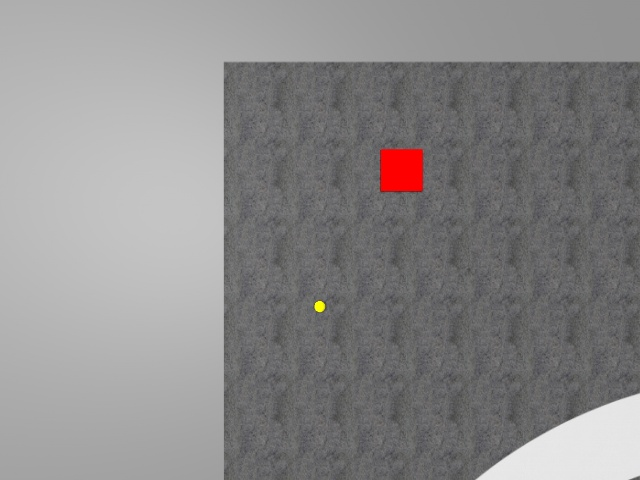
#> input picture images/image0.jpeg, 640 x 480 px, found by its file name; its folder holds only this picture in this run
$ python 2-analyze-aerial-images.py   (Python 2 division)
#> lines starting #> are read from the running program, lines starting #| are printed output that depends on the picture; after the words box and inside, x2 and y2 are one past the last pixel; in counts of white or black regions, pixels touching at a corner belong together

import re
import os

import cv2
import matplotlib.pyplot as plt
import numpy as np


def identinfy_shape (area):
	if (area >= 1300 and area <=2000):
		return 'square'
	elif (area >=600 and area <=850):
		return 'large_circle'
	elif (area >=35 and area <=70):
		return 'small_circle'
	elif (area >=250 and area <=450):
		return 'rectangle'
	else:
		return 'unknown'
lower_red=np.array([0, 200, 200])
upper_red=np.array([10, 255, 255])

lower_green=np.array([50, 200 ,200])
upper_green=np.array([70, 255, 255])

lower_blue=np.array([110,200,200])
upper_blue=np.array([130,255,255])

lower_yellow=np.array([20, 200, 200])
upper_yellow=np.array([40, 255, 255])

lower_cyan=np.array([80, 200 ,200])
upper_cyan=np.array([100, 255, 255])

lower_magenta=np.array([140,200,200])
upper_magenta=np.array([160,255,255])

lower_orange=np.array([10, 200, 200])
upper_orange=np.array([19, 255, 255])

f=open('/home/kuri/catkin_ws/src/graph_slam/IOfiles/analysis.txt','w')

images_list= os.listdir("/home/kuri/catkin_ws/src/graph_slam/images/")
positions=[]
for image in images_list:
	patch=cv2.imread("/home/kuri/catkin_ws/src/graph_slam/images/"+str(image))
#> patch is the input picture: shape (480, 640, 3); mean B, G, R 137.2, 136.9, 138.5
	hsv=cv2.cvtColor(patch, cv2.COLOR_BGR2HSV)
#> hsv: shape (480, 640, 3); mean H, S, V 30.4, 3.4, 138.9
	match = re.match(r"([a-z]+)([0-9]+)", image, re.I)
	if match:
	    	items = match.groups()
		print items
		imageID=items[1]
		centroids=[]
		mask_blue=cv2.inRange(hsv, lower_blue, upper_blue)
#> mask_blue: shape (480, 640); every value is 0
		_,mask_blue = cv2.threshold(mask_blue,0,255,cv2.THRESH_OTSU)
		h, w = mask_blue.shape[:2]
#> h = 480; w = 640
		contours0, hierarchy = cv2.findContours( mask_blue.copy(), cv2.RETR_LIST, cv2.CHAIN_APPROX_NONE)
#> contours0 = []
		moments  = [cv2.moments(cnt) for cnt in contours0]
#> moments = []
		areas = [cv2.contourArea(cnt) for cnt in contours0]
#> areas = []
		centroids=[]
		for m in moments:
			if (m['m00']!=0):
				centroids.append ([int(round(m['m10']/m['m00'])),int(round(m['m01']/m['m00'])) ])
			else:
				centroids.append ([0,0])
#> this loop made 0 passes
#> after the loop, centroids = []
		for i in range (len(areas)):
			if (areas[i])>20:
				f.write(imageID+'\tblue\t'+ str(areas[i])+ '\t'+str(centroids[i][0])+ '\t'+str(centroids[i][1])+ '\t'+ identinfy_shape(areas[i])+ '\n')
		centroids=[]
		mask_green=cv2.inRange(hsv, lower_green, upper_green)
		_,mask_green = cv2.threshold(mask_green,0,255,cv2.THRESH_OTSU)
		h, w = mask_green.shape[:2]
		contours0, hierarchy = cv2.findContours(mask_green.copy(), cv2.RETR_LIST, cv2.CHAIN_APPROX_NONE)
		moments  = [cv2.moments(cnt) for cnt in contours0]
		areas = [cv2.contourArea(cnt) for cnt in contours0]
		centroids=[]
		for m in moments:
			if (m['m00']!=0):
				centroids.append ([int(round(m['m10']/m['m00'])),int(round(m['m01']/m['m00'])) ])
			else:
				centroids.append ([0,0])
		for i in range (len(areas)):
			if (areas[i])>20:
				f.write(imageID+'\tgreen\t'+ str(areas[i])+ '\t'+str(centroids[i][0])+ '\t'+str(centroids[i][1])+ '\t'+ identinfy_shape(areas[i])+'\n')
		centroids=[]
		mask_orange=cv2.inRange(hsv, lower_orange, upper_orange)
		_,mask_orange = cv2.threshold(mask_orange,0,255,cv2.THRESH_OTSU)
		h, w = mask_orange.shape[:2]

		contours0, hierarchy = cv2.findContours( mask_orange.copy(), cv2.RETR_LIST, cv2.CHAIN_APPROX_NONE)
		moments  = [cv2.moments(cnt) for cnt in contours0]
		areas = [cv2.contourArea(cnt) for cnt in contours0]
		for m in moments:
			if (m['m00']!=0):
				centroids.append ([int(round(m['m10']/m['m00'])),int(round(m['m01']/m['m00'])) ])
			else:
				centroids.append ([0,0])
		for i in range (len(areas)):
			if (areas[i])>20:
				f.write(imageID+'\torange\t'+ str(areas[i])+ '\t'+str(centroids[i][0])+ '\t'+str(centroids[i][1])+ '\t'+ identinfy_shape(areas[i])+'\n')
		centroids=[]
		mask_yellow=cv2.inRange(hsv, lower_yellow, upper_yellow)
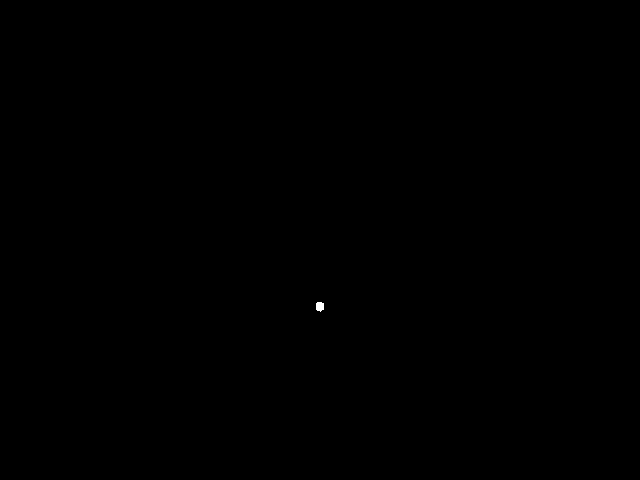
#> mask_yellow: shape (480, 640); 0.02% white; 1 white region
		_,mask_yellow = cv2.threshold(mask_yellow,0,255,cv2.THRESH_OTSU)
		h, w = mask_yellow.shape[:2]
		contours0, hierarchy = cv2.findContours( mask_yellow.copy(), cv2.RETR_LIST, cv2.CHAIN_APPROX_NONE)
#> contours0 = 1 contour; box (x1, y1, x2, y2) and area: (316, 302, 324, 312) 53
		moments  = [cv2.moments(cnt) for cnt in contours0]
#> moments = 1 item
		areas = [cv2.contourArea(cnt) for cnt in contours0]
#> areas = [53]
		for m in moments:
			if (m['m00']!=0):
				centroids.append ([int(round(m['m10']/m['m00'])),int(round(m['m01']/m['m00'])) ])
			else:
				centroids.append ([0,0])
#> this loop made 1 pass
#> after the loop, centroids = [[319, 306]]
		for i in range (len(areas)):
			if (areas[i])>20:
				f.write(imageID+'\tyellow\t'+ str(areas[i])+ '\t'+str(centroids[i][0])+ '\t'+str(centroids[i][1])+ '\t'+ identinfy_shape(areas[i])+'\n')
		centroids=[]
		mask_magenta=cv2.inRange(hsv, lower_magenta, upper_magenta)
		_,mask_magenta = cv2.threshold(mask_magenta,0,255,cv2.THRESH_OTSU)
		h, w = mask_magenta.shape[:2]
		contours0, hierarchy = cv2.findContours( mask_magenta.copy(), cv2.RETR_LIST, cv2.CHAIN_APPROX_NONE)
#> contours0 = []
		moments  = [cv2.moments(cnt) for cnt in contours0]
#> moments = []
		areas = [cv2.contourArea(cnt) for cnt in contours0]
#> areas = []
		for m in moments:
			if (m['m00']!=0):
				centroids.append ([int(round(m['m10']/m['m00'])),int(round(m['m01']/m['m00'])) ])
			else:
				centroids.append ([0,0])
#> after the loop, centroids = []
		for i in range (len(areas)):
			if (areas[i])>20:
				f.write(imageID+'\tmagenta\t'+ str(areas[i])+ '\t'+str(centroids[i][0])+ '\t'+str(centroids[i][1])+ '\t'+ identinfy_shape(areas[i])+'\n')
		centroids=[]
		mask_red=cv2.inRange(hsv, lower_red, upper_red)
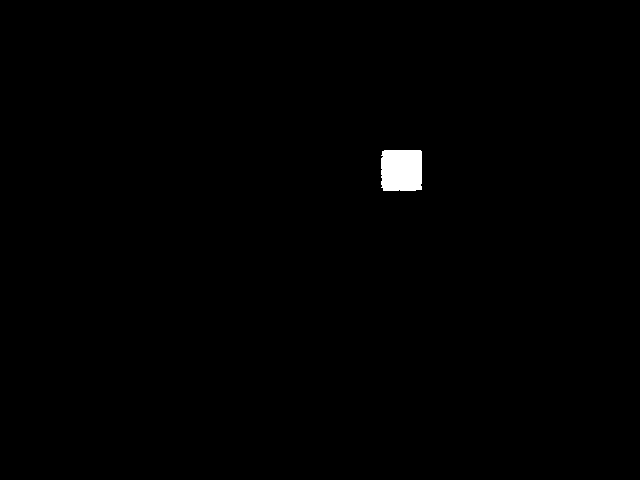
#> mask_red: shape (480, 640); 0.54% white; 1 white region
		_,mask_red = cv2.threshold(mask_red,0,255,cv2.THRESH_OTSU)
		h, w = mask_red.shape[:2]
		contours0, hierarchy = cv2.findContours( mask_red.copy(), cv2.RETR_LIST, cv2.CHAIN_APPROX_NONE)
#> contours0 = 1 contour; box (x1, y1, x2, y2) and area: (381, 150, 422, 191) 1569
		moments  = [cv2.moments(cnt) for cnt in contours0]
#> moments = 1 item
		areas = [cv2.contourArea(cnt) for cnt in contours0]
#> areas = [1569]
		for m in moments:
			if (m['m00']!=0):
				centroids.append ([int(round(m['m10']/m['m00'])),int(round(m['m01']/m['m00'])) ])
			else:
				centroids.append ([0,0])
#> after the loop, centroids = [[401, 170]]
		for i in range (len(areas)):
			if (areas[i])>20:
				f.write(imageID+'\tred\t'+ str(areas[i])+ '\t'+str(centroids[i][0])+ '\t'+str(centroids[i][1])+ '\t'+ identinfy_shape(areas[i])+'\n')

		centroids=[]
		mask_cyan=cv2.inRange(hsv, lower_cyan, upper_cyan)
		_,mask_cyan = cv2.threshold(mask_cyan,0,255,cv2.THRESH_OTSU)
		h, w = mask_cyan.shape[:2]
		contours0, hierarchy = cv2.findContours( mask_cyan.copy(), cv2.RETR_LIST, cv2.CHAIN_APPROX_NONE)
#> contours0 = []
		moments  = [cv2.moments(cnt) for cnt in contours0]
#> moments = []
		areas = [cv2.contourArea(cnt) for cnt in contours0]
#> areas = []
		for m in moments:
			if (m['m00']!=0):
				centroids.append ([int(round(m['m10']/m['m00'])),int(round(m['m01']/m['m00'])) ])
			else:
				centroids.append ([0,0])
#> after the loop, centroids = []
		for i in range (len(areas)):
			if (areas[i])>20:
				f.write(imageID+'\tcyan\t'+ str(areas[i])+ '\t'+str(centroids[i][0])+ '\t'+str(centroids[i][1])+ '\t'+ identinfy_shape(areas[i])+'\n')

$ run again, on images/image14.jpeg
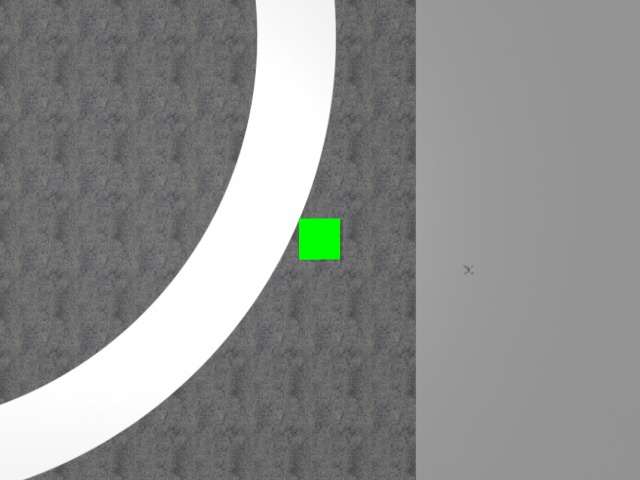
#> input picture images/image14.jpeg, 640 x 480 px, found by its file name
#> patch is the input picture: shape (480, 640, 3); mean B, G, R 142.1, 143.2, 141.8
#> hsv: shape (480, 640, 3); mean H, S, V 28.4, 3, 143.7
#> mask_blue: shape (480, 640); every value is 0
#> `contours0, hierarchy = cv2.findContours( mask_blue.copy(), cv2.RETR_LI..`: contours0 = []
#> `mask_green=cv2.inRange(hsv, lower_green, upper_green)`:
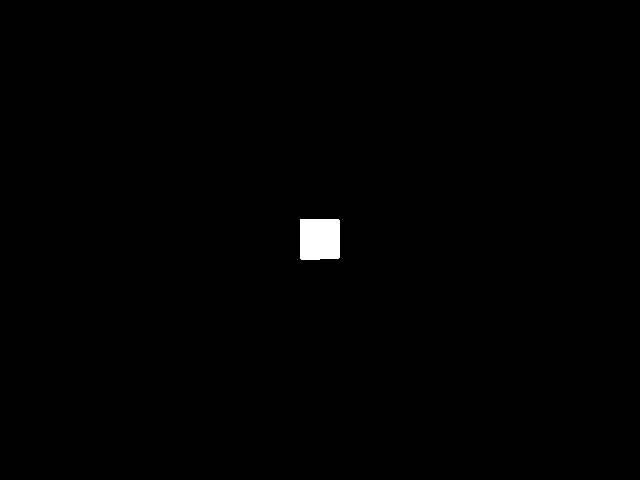
#> mask_green: shape (480, 640); 0.53% white; 1 white region
#> `contours0, hierarchy = cv2.findContours(mask_green.copy(), cv2.RETR_LI..`: contours0 = 1 contour; box (x1, y1, x2, y2) and area: (300, 219, 340, 260) 1539
#> `moments  = [cv2.moments(cnt) for cnt in contours0]`: moments = 1 item
#> `areas = [cv2.contourArea(cnt) for cnt in contours0]`: areas = [1539]
#> the loop `for m in moments:` made 1 pass
#> after the loop `for m in moments:`: centroids = [[319, 239]]
#> the loop `for i in range (len(areas)):` made 1 pass
#> `contours0, hierarchy = cv2.findContours( mask_orange.copy(), cv2.RETR_..`: contours0 = []
